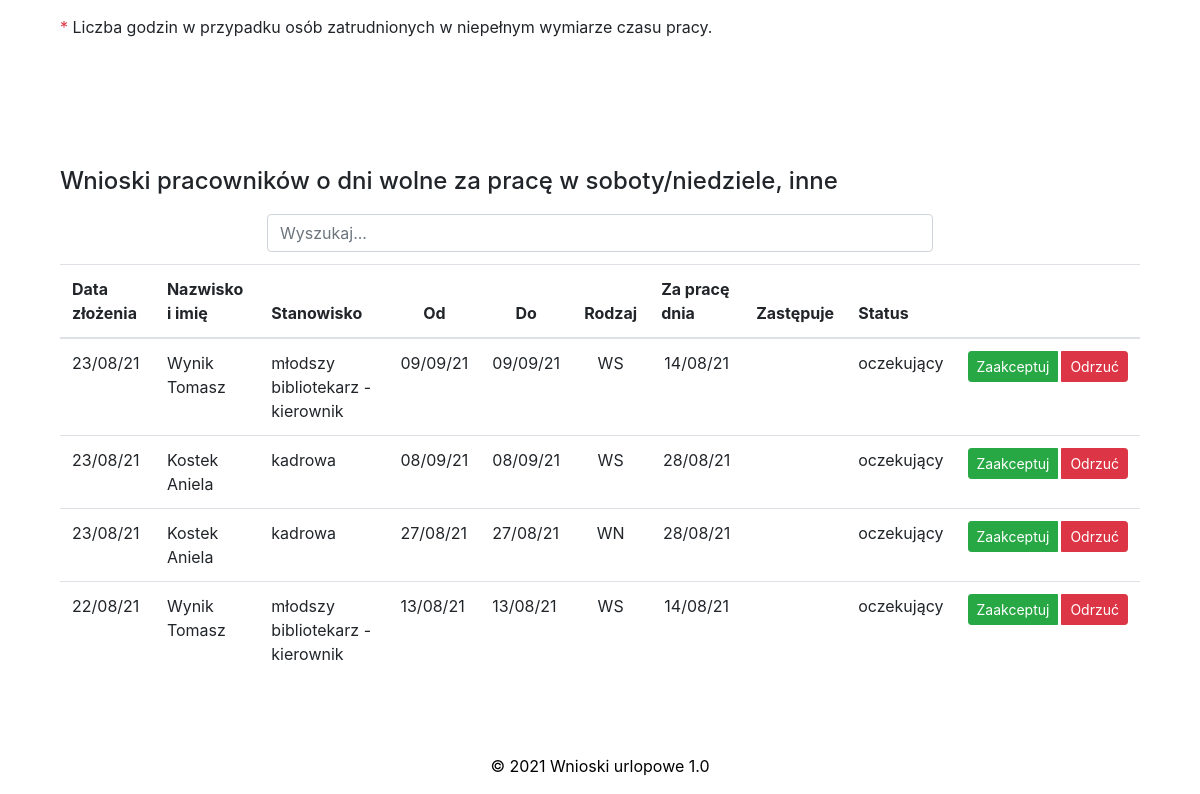
The page /employees_requests (signed in, lower part) on the database as committed earlier.
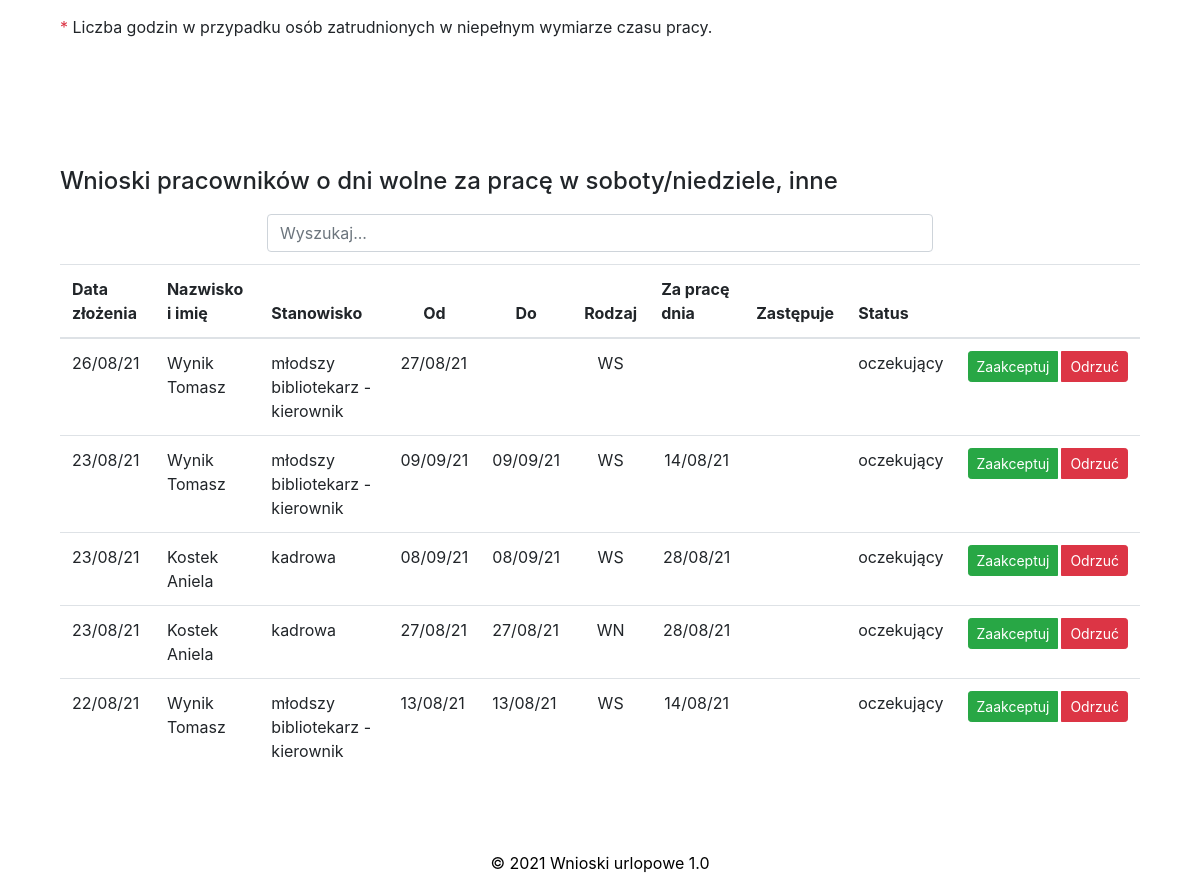
The same page on the database as committed later.
### main.py (models this page shows, shortened)
class Request(db.Model):
    __tablename__ = "requests"
    id = db.Column(db.Integer, primary_key=True)
    author_id = db.Column(db.Integer, db.ForeignKey("employees.id"))
    author = relationship("Employee", back_populates="requests")
    type = db.Column(db.String(250), nullable=False)
    work_date = db.Column(db.String(250))
    send_date = db.Column(db.String(250), nullable=False)
    start_date = db.Column(db.String(250), nullable=False)
    end_date = db.Column(db.String(250))
    days = db.Column(db.Integer)
    status = db.Column(db.String(15))
    substitute = db.Column(db.String(50), nullable=True)
    send_to_person = db.Column(db.String(50))
    signed_by = db.Column(db.String(50))

class Employee(UserMixin, db.Model):
    __tablename__ = "employees"
    id = db.Column(db.Integer, primary_key=True)
    name = db.Column(db.String(50), unique=False, nullable=False)
    login = db.Column(db.String(10), unique=True, nullable=False)
    password = db.Column(db.String(100))
    position = db.Column(db.String(50), unique=False)
    position_info = db.Column(db.String(20))
    work_place = db.Column(db.String)
    is_manager = db.Column(db.String(3), nullable=False)
    is_topmanager = db.Column(db.String(3), nullable=False)
    work_time = db.Column(db.Float, unique=False, nullable=False)
    email = db.Column(db.String)
    days_off = db.Column(db.Integer, nullable=False)
    annual_days_off = db.Column(db.Integer)
    contract_end = db.Column(db.String)
    requests = relationship("Request", back_populates="author")
    sickleaves = relationship("SickLeave", back_populates="person")
    manager_id = db.Column(db.Integer, db.ForeignKey("employees.id"))
    manager = relationship("Employee", backref='subordinates', remote_side="Employee.id")
    today_note = db.Column(db.String(20))
    additional_info = db.Column(db.String)

### main.py (the view)
@app.route("/employees_requests")
@login_required
def employees_requests():
    employee_to_search = Employee.query.get(current_user.id)
    employees_requests_received = db.session.query(Request).filter(
        Request.send_to_person == employee_to_search.name).filter(Request.status == "oczekujący")
    employees_requests_others = db.session.query(Request).filter(
        (Request.type == 'WS') | (Request.type == 'WN') | (Request.type == "DW")).order_by(
        desc(Request.send_date)).all()
    employees_requests_holiday = db.session.query(Request).filter(Request.type == "W").order_by(
        desc(Request.send_date)).all()
    request_list = len(employees_requests_received.all())
    return render_template("employees_requests.html", employees_requests_received=employees_requests_received,
                           employees_requests_holiday=employees_requests_holiday,
                           employees_requests_others=employees_requests_others, request_list=request_list)

### main.py (called while the page is built)
@login_manager.user_loader
def load_user(employee_id):
    return Employee.query.get(int(employee_id))

### templates/employees_requests.html (shortened to what the changed rows need)
{% include 'header.html' %}
<section class="page-section" id="saturday">
    <br>
    <br>
    <div class="wnioski" >
        <table class="table js-serial table-responsive">
            <thead>
            <tr>
                <th scope="col">Data złożenia</th>
                <th scope="col">Nazwisko i imię</th>
                <th scope="col">Stanowisko</th>
                <th class="text-center" scope="col">Od</th>
                <th class="text-center" scope="col">Do</th>
                <th scope="col">Rodzaj</th>
                <th scope="col">Za pracę dnia</th>
                <th scope="col">Zastępuje</th>
                <th scope="col">Status</th>
                <th scope="col"></th>
            </tr>
            </thead>
            {% if not current_user.is_topmanager %}
            <tbody id="myTable2">
            {% for request in employees_requests_others %}
             {% if request.author.manager.name == current_user.name %}
            <tr>
                <td class="search">{{request.send_date}}</td>
                <td>{{request.author.name}}</td>
                <td>{{request.author.position}}</td>
                <td class="search">{{request.start_date}}</td>
                <td class="search">{{request.end_date}}</td>
                <td class="text-center">{{request.type}}</td>
                <td>{{request.work_date}}</td>
                <td>{{request.substitute}}</td>
                <td class="search">{{request.status}}</td>
                {% if request.status=="oczekujący" %}
                <td id="action_others">
                    <div class="btn-group btn-group-sm">
                         <a href="{{url_for('accept_request', manager_id=current_user.id, request_id=request.id)}}" role="button" class="btn btn-success mr-1  ">Zaakceptuj</a>
                        <a href="{{url_for('reject_request', manager_id=current_user.id, request_id=request.id)}}" role="button" class="btn btn-danger">Odrzuć</a>
                    </div>
                </td>
                {% else %}
                <td>przez {{request.signed_by}}</td>
                {% endif %}
            </tr>
            {%endif%}
            {% endfor %}
            </tbody>
            {%else %}
             <tbody id="myTable4">
            {% for request in employees_requests_others %}
            {% if request.author.name != current_user.name %}
            <tr>
                <td class="search">{{request.send_date}}</td>
                <td >{{request.author.name}}</td>
                <td>{{request.author.position}}</td>
                <td class="search">{{request.start_date}}</td>
                <td class="search">{{request.end_date}}</td>
                <td class="text-center">{{request.type}}</td>
                <td class="text-center">{{request.work_date}}</td>
                <td>{{request.substitute}}</td>
                <td class="search">{{request.status}}</td>
                {% if request.status=="oczekujący" %}
                <td id="action_others1">
                    <div class="btn-group btn-group-sm">
                         <a href="{{url_for('accept_request', manager_id=current_user.id, request_id=request.id)}}" role="button" class="btn btn-success mr-1  ">Zaakceptuj</a>
                        <a href="{{url_for('reject_request', manager_id=current_user.id, request_id=request.id)}}" role="button" class="btn btn-danger">Odrzuć</a>
                    </div>
                </td>
                {% else %}
                <td>przez {{request.signed_by}}</td>
                {% endif %}
            </tr>
            {%endif%}
            {% endfor %}
            </tbody>
            {%endif%}
        </table>
    </div>
    </section>
{% include 'footer.html' %}

Rows that differ between the two databases and show on the page:
added Request: send_date "26/08/21", author.name "Wynik Tomasz", author.position "młodszy bibliotekarz - kierownik", start_date "27/08/21", type "WS", status "oczekujący"
